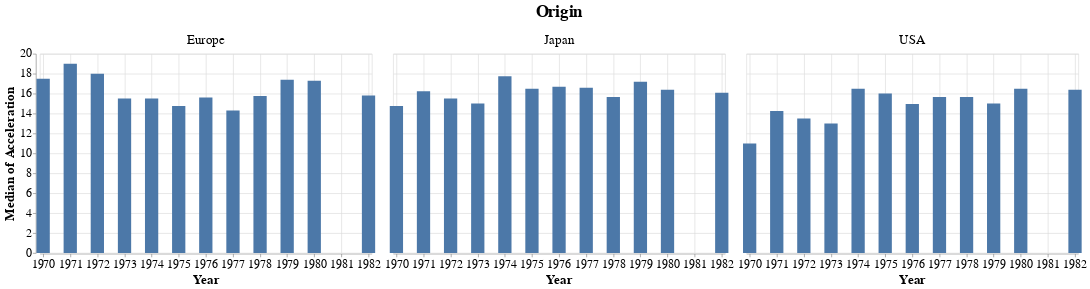

Source (notebook cell):
### Code cell
alt.Chart(cars).mark_bar().encode(
  x='Year',
  y='median(Acceleration)',
  column='Origin'
)

### Figure 1 — Vega-Lite specification as saved in the notebook (floating-point values rounded to 4 significant figures; data arrays with more than 128 entries replaced by an {"elided": "..."} marker saying what was removed)
{"$schema": "https://vega.github.io/schema/vega-lite/v3.2.1.json", "config": {"axis": {"labelFontSize": 18, "titleFontSize": 20}, "legend": {"labelFontSize": 18, "symbolSize": 100, "titleFontSize": 20}, "scale": {"bandPaddingInner": 0.5, "bandPaddingOuter": 0.5}, "style": {"bar": {"size": 20}, "guide-label": {"fontSize": 20}, "guide-title": {"fontSize": 25}}}, "data": {"name": "data-f02450ab61490a1363517a0190416235"}, "datasets": {"data-f02450ab61490a1363517a0190416235": {"elided": "406 records"}}, "encoding": {"column": {"field": "Origin", "type": "nominal"}, "x": {"field": "Year", "type": "temporal"}, "y": {"aggregate": "median", "field": "Acceleration", "type": "quantitative"}}, "height": 300, "mark": "bar", "width": 500}
